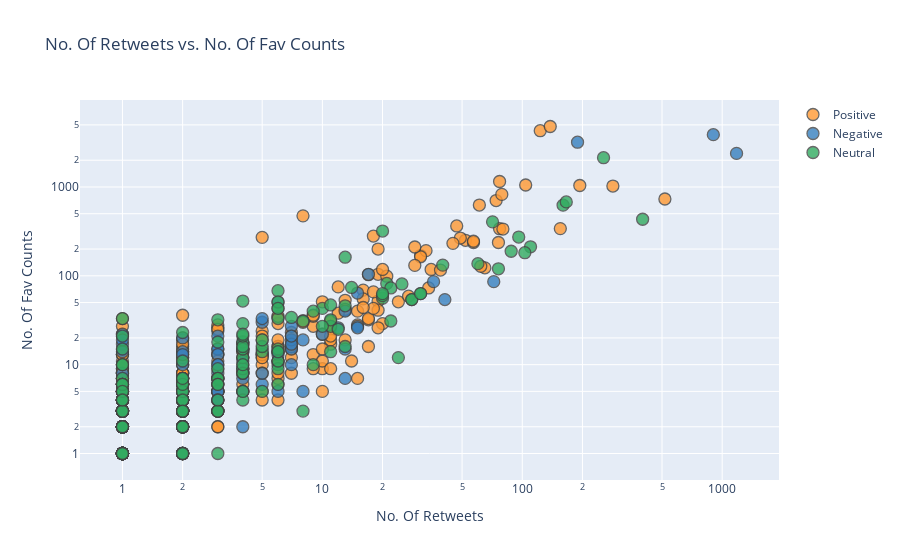

Write notebook code for a chart like this one.
### Markdown cell above
# No. Of Retweets vs. No. Of Fav Counts

### Code cell
df.iplot(x='Retweets', y = 'Favorites', mode='markers'
        , categories='Sentiment',layout=dict(
        xaxis=dict(type='log', title='No. Of Retweets'),
        yaxis=dict(type='log', title='No. Of Fav Counts'),
        title='No. Of Retweets vs. No. Of Fav Counts'))

### Figure 1 — Plotly figure (JSON) as saved in the notebook; plotly's stock layout.template omitted (floating-point values rounded to 4 significant figures; data arrays with more than 128 entries replaced by an {"elided": "..."} marker saying what was removed)
{"data": [{"marker": {"color": "rgba(255, 153, 51, 1.0)", "line": {"width": 1.3}, "opacity": 0.8, "size": 12, "symbol": "circle"}, "mode": "markers", "name": "Positive", "textfont": {"color": "#4D5663"}, "type": "scatter", "x": {"elided": "1141 int values"}, "y": {"elided": "1141 int values"}}, {"marker": {"color": "rgba(55, 128, 191, 1.0)", "line": {"width": 1.3}, "opacity": 0.8, "size": 12, "symbol": "circle"}, "mode": "markers", "name": "Negative", "textfont": {"color": "#4D5663"}, "type": "scatter", "x": {"elided": "442 int values"}, "y": {"elided": "442 int values"}}, {"marker": {"color": "rgba(50, 171, 96, 1.0)", "line": {"width": 1.3}, "opacity": 0.8, "size": 12, "symbol": "circle"}, "mode": "markers", "name": "Neutral", "textfont": {"color": "#4D5663"}, "type": "scatter", "x": {"elided": "623 int values"}, "y": {"elided": "623 int values"}}], "layout": {"title": {"text": "No. Of Retweets vs. No. Of Fav Counts"}, "xaxis": {"title": {"text": "No. Of Retweets"}, "type": "log"}, "yaxis": {"title": {"text": "No. Of Fav Counts"}, "type": "log"}}}
